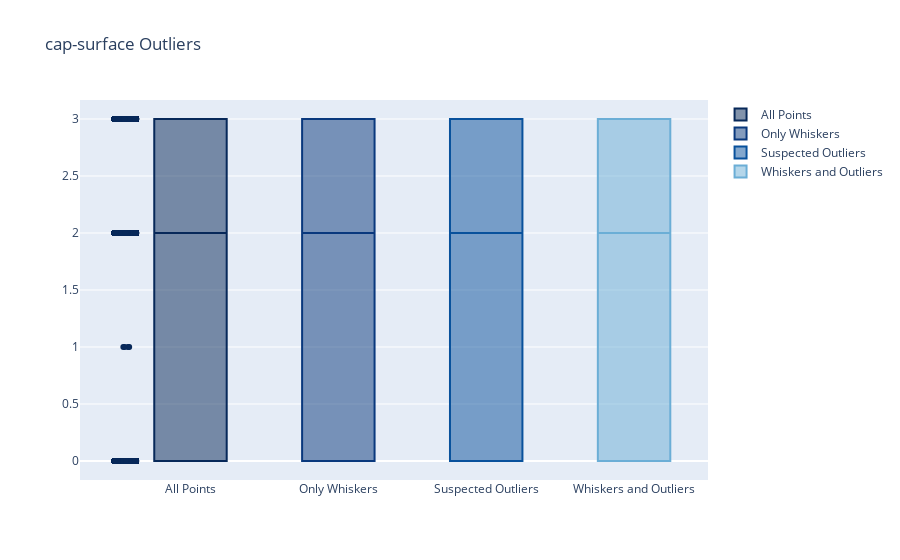

Notebook code cell kept with this figure:
### Code cell
OutLiersBox(data,data.columns[2])

### Figure 1 — Plotly figure (JSON) as saved in the notebook; plotly's stock layout.template omitted (floating-point values rounded to 4 significant figures; data arrays with more than 128 entries replaced by an {"elided": "..."} marker saying what was removed)
{"data": [{"boxpoints": "all", "jitter": 0.3, "line": {"color": "rgb(7,40,89)"}, "marker": {"color": "rgb(7,40,89)"}, "name": "All Points", "pointpos": -1.8, "type": "box", "y": {"elided": "8124 int values"}}, {"boxpoints": false, "line": {"color": "rgb(9,56,125)"}, "marker": {"color": "rgb(9,56,125)"}, "name": "Only Whiskers", "type": "box", "y": {"elided": "8124 int values"}}, {"boxpoints": "suspectedoutliers", "line": {"color": "rgb(8,81,156)"}, "marker": {"color": "rgb(8,81,156)", "line": {"outliercolor": "rgba(219, 64, 82, 0.6)", "outlierwidth": 2}, "outliercolor": "rgba(219, 64, 82, 0.6)"}, "name": "Suspected Outliers", "type": "box", "y": {"elided": "8124 int values"}}, {"boxpoints": "outliers", "line": {"color": "rgb(107,174,214)"}, "marker": {"color": "rgb(107,174,214)"}, "name": "Whiskers and Outliers", "type": "box", "y": {"elided": "8124 int values"}}], "layout": {"title": {"text": "cap-surface Outliers"}}}
